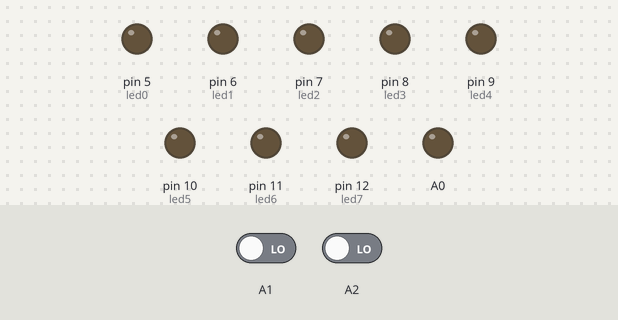
Simulated run of this sketch. Board: Arduino Uno, built with avr-gcc and run on an emulated ATmega328P. Shown: output pins drawn as LEDs (lit = HIGH). The test bench sets the inputs (shaded band); at power-on: A1 LOW, A2 LOW.

Above: at 1.2 s.
1.3 s: A1 driven HIGH
At 2.2 s:
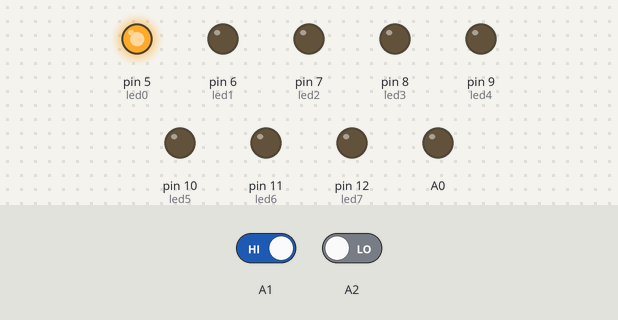
4.3 s: A1 driven LOW
At 4.7 s:
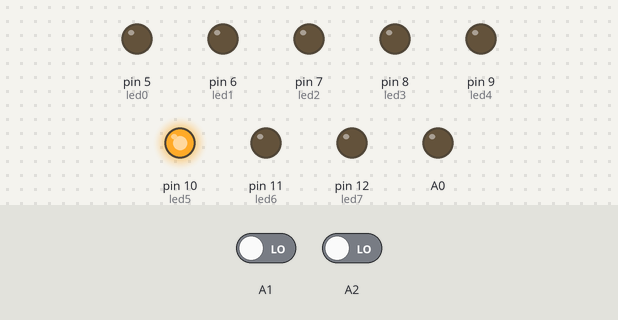
7.3 s: A2 driven HIGH
At 8.7 s:
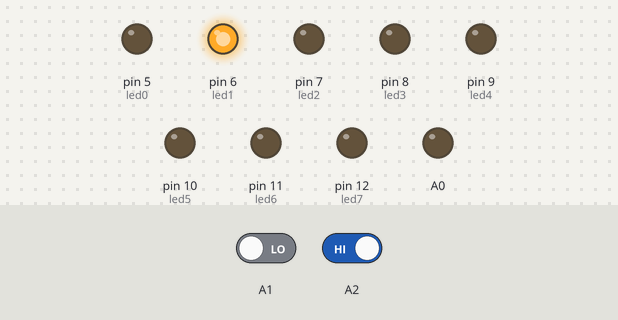
Timing chart, 0 to 16.3 s (numbered marks = the images above; inputs shaded):
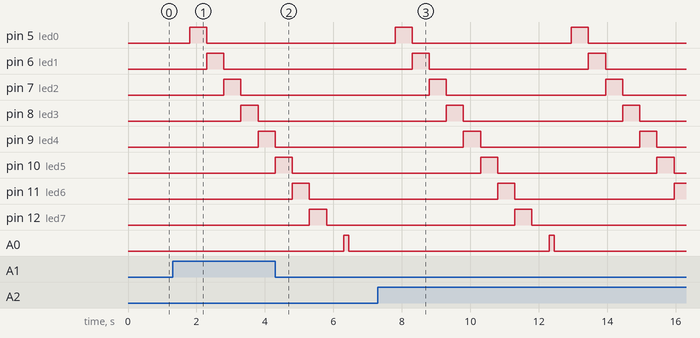

The sketch:

Examen_Digital_IO_Comunicar.ino
```cpp
/*********************************************************************************
**                                                                              **
**                         Digital I/O Comunicar                                **
**                                                                              **
**                                                                              **
**    Nom: Pol Careta                                          Data:17/12/21    **
*********************************************************************************/

//********** Includes *************************************************************

//********** Variables ************************************************************
const byte led0 = 5;          // donar nom al pin 5 de l’Arduino
const byte led1 = 6;          // donar nom al pin 6 de l’Arduino
const byte led2 = 7;          // donar nom al pin 7 de l’Arduino
const byte led3 = 8;          // donar nom al pin 8 de l’Arduino
const byte led4 = 9;          // donar nom al pin 9 de l’Arduino
const byte led5 = 10;         // donar nom al pin 10 de l’Arduino
const byte led6 = 11;         // donar nom al pin 11 de l’Arduino
const byte led7 = 12;         // donar nom al pin 12 de l’Arduino
byte stateA1 = 0;
byte stateA2 = 0;
byte stateA0 = 0;

//********** Setup ****************************************************************
void setup()
{
  pinMode(led0, OUTPUT);     // definir el pin 5 com una sortida
  pinMode(led1, OUTPUT);     // definir el pin 6 com una sortida
  pinMode(led2, OUTPUT);     // definir el pin 7 com una sortida
  pinMode(led3, OUTPUT);     // definir el pin 8 com una sortida
  pinMode(led4, OUTPUT);     // definir el pin 9 com una sortida
  pinMode(led5, OUTPUT);     // definir el pin 10 com una sortida
  pinMode(led6, OUTPUT);     // definir el pin 11 com una sortida
  pinMode(led7, OUTPUT);     // definir el pin 12 com una sortida
  pinMode(A2,INPUT);
  pinMode(A1,INPUT);
  pinMode(A0,OUTPUT);
digitalWrite(A0,LOW);

}

//********** Loop *****************************************************************
void loop()
{
  stateA2 = digitalRead(A2);
  stateA1 = digitalRead(A1);


  if (stateA2 == 1  || stateA1 == 1)
{
        digitalWrite(led0, LOW);     // posar a 0V el pin 5
    digitalWrite(led1, LOW);     // posar a 0V el pin 6
    digitalWrite(led2, LOW);     // posar a 0V el pin 7
    digitalWrite(led3, LOW);     // posar a 0V el pin 8
    digitalWrite(led4, LOW);     // posar a 0V el pin 9
    digitalWrite(led5, LOW);     // posar a 0V el pin 10
    digitalWrite(led6, LOW);     // posar a 0V el pin 11
    digitalWrite(led7, LOW);     // posar a 0V el pin 12
    delay(500);                  // es queden leds 500ms apagats


    digitalWrite(led0, HIGH);    // posar a 5V el pin 5
    digitalWrite(led1, LOW);    // posar a 5V el pin 6
    digitalWrite(led2, LOW);    // posar a 5V el pin 7
    digitalWrite(led3, LOW);    // posar a 5V el pin 8
    digitalWrite(led4, LOW);    // posar a 5V el pin 9
    digitalWrite(led5, LOW);    // posar a 5V el pin 10
    digitalWrite(led6, LOW);    // posar a 5V el pin 11
    digitalWrite(led7, LOW);    // posar a 5V el pin 12
    delay(500);                  // es queden leds 500ms encesos
    digitalWrite(led0, LOW);     // posar a 0V el pin 5
    digitalWrite(led1, HIGH);     // posar a 0V el pin 6
    digitalWrite(led2, LOW);     // posar a 0V el pin 7
    digitalWrite(led3, LOW);     // posar a 0V el pin 8
    digitalWrite(led4, LOW);     // posar a 0V el pin 9
    digitalWrite(led5, LOW);     // posar a 0V el pin 10
    digitalWrite(led6, LOW);     // posar a 0V el pin 11
    digitalWrite(led7, LOW);     // posar a 0V el pin 12
    delay(500);                  // es queden leds 500ms apagats
      digitalWrite(led0, LOW);     // posar a 0V el pin 5
    digitalWrite(led1, LOW);     // posar a 0V el pin 6
    digitalWrite(led2, HIGH);     // posar a 0V el pin 7
    digitalWrite(led3, LOW);     // posar a 0V el pin 8
    digitalWrite(led4, LOW);     // posar a 0V el pin 9
    digitalWrite(led5, LOW);     // posar a 0V el pin 10
    digitalWrite(led6, LOW);     // posar a 0V el pin 11
    digitalWrite(led7, LOW);     // posar a 0V el pin 12
    delay(500);                  // es queden leds 500ms apagats

          digitalWrite(led0, LOW);     // posar a 0V el pin 5
    digitalWrite(led1, LOW);     // posar a 0V el pin 6
    digitalWrite(led2, LOW);     // posar a 0V el pin 7
    digitalWrite(led3, HIGH);     // posar a 0V el pin 8
    digitalWrite(led4, LOW);     // posar a 0V el pin 9
    digitalWrite(led5, LOW);     // posar a 0V el pin 10
    digitalWrite(led6, LOW);     // posar a 0V el pin 11
    digitalWrite(led7, LOW);     // posar a 0V el pin 12
    delay(500);                  // es queden leds 500ms apagats

          digitalWrite(led0, LOW);     // posar a 0V el pin 5
    digitalWrite(led1, LOW);     // posar a 0V el pin 6
    digitalWrite(led2, LOW);     // posar a 0V el pin 7
    digitalWrite(led3, LOW);     // posar a 0V el pin 8
    digitalWrite(led4, HIGH);     // posar a 0V el pin 9
    digitalWrite(led5, LOW);     // posar a 0V el pin 10
    digitalWrite(led6, LOW);     // posar a 0V el pin 11
    digitalWrite(led7, LOW);     // posar a 0V el pin 12
    delay(500);                  // es queden leds 500ms apagats

          digitalWrite(led0, LOW);     // posar a 0V el pin 5
    digitalWrite(led1, LOW);     // posar a 0V el pin 6
    digitalWrite(led2, LOW);     // posar a 0V el pin 7
    digitalWrite(led3, LOW);     // posar a 0V el pin 8
    digitalWrite(led4, LOW);     // posar a 0V el pin 9
    digitalWrite(led5, HIGH);     // posar a 0V el pin 10
    digitalWrite(led6, LOW);     // posar a 0V el pin 11
    digitalWrite(led7, LOW);     // posar a 0V el pin 12
    delay(500);                  // es queden leds 500ms apagats

          digitalWrite(led0, LOW);     // posar a 0V el pin 5
    digitalWrite(led1, LOW);     // posar a 0V el pin 6
    digitalWrite(led2, LOW);     // posar a 0V el pin 7
    digitalWrite(led3, LOW);     // posar a 0V el pin 8
    digitalWrite(led4, LOW);     // posar a 0V el pin 9
    digitalWrite(led5, LOW);     // posar a 0V el pin 10
    digitalWrite(led6, HIGH);     // posar a 0V el pin 11
    digitalWrite(led7, LOW);     // posar a 0V el pin 12
    delay(500);                  // es queden leds 500ms apagats

          digitalWrite(led0, LOW);     // posar a 0V el pin 5
    digitalWrite(led1, LOW);     // posar a 0V el pin 6
    digitalWrite(led2, LOW);     // posar a 0V el pin 7
    digitalWrite(led3, LOW);     // posar a 0V el pin 8
    digitalWrite(led4, LOW);     // posar a 0V el pin 9
    digitalWrite(led5, LOW);     // posar a 0V el pin 10
    digitalWrite(led6, LOW);     // posar a 0V el pin 11
    digitalWrite(led7, HIGH);     // posar a 0V el pin 12
    delay(500);                  // es queden leds 500ms apagats

    digitalWrite(led0, LOW);     // posar a 0V el pin 5
    digitalWrite(led1, LOW);     // posar a 0V el pin 6
    digitalWrite(led2, LOW);     // posar a 0V el pin 7
    digitalWrite(led3, LOW);     // posar a 0V el pin 8
    digitalWrite(led4, LOW);     // posar a 0V el pin 9
    digitalWrite(led5, LOW);     // posar a 0V el pin 10
    digitalWrite(led6, LOW);     // posar a 0V el pin 11
    digitalWrite(led7, LOW);     // posar a 0V el pin 12
    delay(500);                  // es queden leds 500ms apagats

    digitalWrite(A0, HIGH);
   delay(150);
   digitalWrite(A0,LOW);
}
}
//********** Funcions *************************************************************
```

Measured:
- after the input at 1.3 s, pin 5 (led0): LOW → HIGH after 0.50 s, → LOW 0.50 s later; pin 6 (led1): LOW → HIGH after 1.0 s, → LOW 0.50 s later; pin 7 (led2): LOW → HIGH after 1.5 s, → LOW 0.50 s later; pin 8 (led3): LOW → HIGH after 2.0 s, → LOW 0.50 s later; pin 9 (led4): LOW → HIGH after 2.5 s
- after the input at 4.3 s, pin 5 (led0): stays LOW (without the input it goes to HIGH after 2.7 s)
- after the input at 7.3 s, pin 5 (led0): alternates HIGH for 0.50 s and LOW for 4.7 s, starting after 0.50 s; pin 6 (led1): alternates HIGH for 0.50 s and LOW for 4.7 s, starting after 1.0 s
